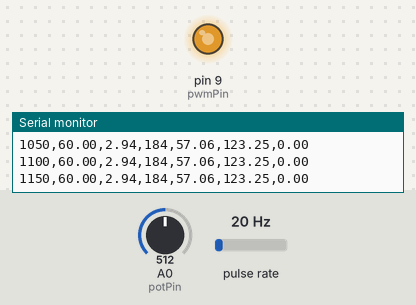
Simulated run of this sketch. Board: Arduino Uno, built with avr-gcc and run on an emulated ATmega328P. Parts: output pins drawn as LEDs (lit = HIGH), the last lines printed to the serial monitor. Wiring (inferred from the names in the program): pulse sensor: data pin 2. The inputs (shaded band) are chosen by the test bench; at power-on: pulse rate 20 Hz, A0 (potPin) = 512.

Above: at 1.2 s.
1.3 s: pulse rate (sensor on pin 2) set to 150 Hz
At 2.0 s:
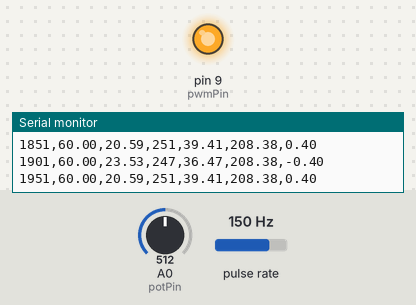
4.3 s: A0 (potPin) set to 122
At 5.9 s:
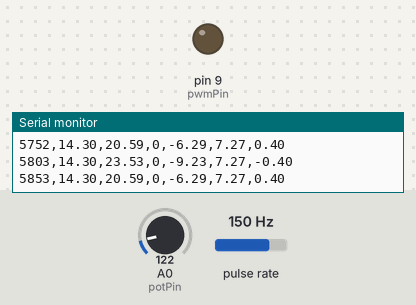
7.3 s: pulse rate (sensor on pin 2) set to 4 Hz
At 7.73 s:
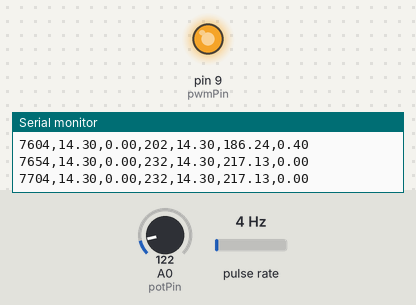
10.3 s: A0 (potPin) set to 265
At 10.9 s:
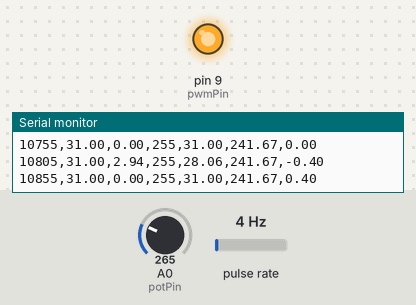
11.8 s: pulse rate (sensor on pin 2) set to 122 Hz
14.8 s: A0 (potPin) set to 40
Timing chart, 0 to 18.8 s (numbered marks = the images above; inputs shaded):
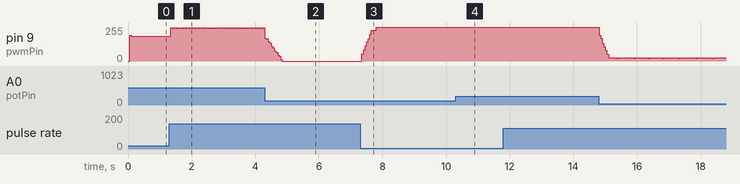

The sketch:

PWM.ino
```cpp
// Pines
const int pwmPin = 9;
const int encoderPinA = 2;
const int potPin = A0;

// Parámetros del sistema
const float R_max = 120.0;  // Velocidad máxima deseada (ej. RPM)
const float R_min = 0.0;
const float dt = 0.05;      // Tiempo entre ciclos (50 ms)

// Encoder
volatile long encoderCount = 0;
long lastEncoderCount = 0;

// PID
float referencia = 0;
float error = 0;
float integral = 0;
float tmpInt = 0;
float derivada = 0;
float lastError = 0;

// Constantes PID
float Kp = 1.08;   //original = 2.0, sintonizado 1.062
float Ki = 43.2;   //original = 1.0, sintonizado 28.320
float Kd = 0.00675;   //original = 1.0, sintonizado 0.010

unsigned long previousMillis = 0;

void setup() {
  Serial.begin(115200);  // Velocidad alta para graficar

  pinMode(pwmPin, OUTPUT);
  pinMode(encoderPinA, INPUT_PULLUP);

  attachInterrupt(digitalPinToInterrupt(encoderPinA), encoderISR, RISING);
}

void loop() {
  unsigned long currentMillis = millis();         //Se inicia la captura de tiempo
  if (currentMillis - previousMillis >= 50) {     //Se capturan periodos de 50 ms
    previousMillis = currentMillis;               //Se actualiza el último periodo para comparar con el actual

    // Leer potenciómetro y escalar
    int lecturaPot = analogRead(potPin);
    referencia = map(lecturaPot, 0, 1023, R_min * 10, R_max * 10) / 10.0;

    // Calcular velocidad (en pulsos por 50ms)
    long currentEncoder = encoderCount;           //Se toma el valor actual del encoder con la interrupción
    float velocidad = (currentEncoder - lastEncoderCount) / dt; //Se calcula la velocidad con v= delta_x/dt
    lastEncoderCount = currentEncoder;                          //Actualizamos el último valor del encoder

    // Convertir pulsos a RPM
    float PPR = 408.0;                                //Pulsos por rev, del encoder obtenidos de su resolución y tamaño de reductor
    float rpm = (velocidad / PPR) * 60.0;             //Cálculo de la velocidad en RPM

    // PID
    error = referencia - rpm;                         //Se calcula el error con los rpm de referencia y los reales
    float P = Kp * error;                             //Cálculo de la constante proporcional
    float D = Kd * ((error-lastError)/dt);            //Cálculo de la constante derivativa
    tmpInt  = integral + (error * dt);                //Valor temporal en la integral para evitar saturación
    float I = Ki * tmpInt;                            //Cálculo de la contante integral
    lastError = error;                                //Se actualiza el valor del último error

    float salida = P + I + D;                         //Salida sin anti-windup

    if(salida >= 0 && salida <= 255){                 //Anti-windup implementado en caso de que se sature el
      integral = tmpInt;                              //valor de la integral
      }else if((salida > 255 && error < 0) || (salida < 0 && error > 0)){
        integral = tmpInt;
        }

    int salidaPWM = constrain((int)(P + Ki*integral + D), 0, 255);     //Salida final al pin PWM del Arduino


    analogWrite(pwmPin, salidaPWM);                                    // PWM constante en una sola dirección

    // Datos para graficar
    Serial.print(currentMillis);
    Serial.print(",");
    Serial.print(referencia);
    Serial.print(",");
    Serial.print(rpm);
    Serial.print(",");
    Serial.print(salidaPWM);
    Serial.print(",");
    Serial.print(error, 2);
    Serial.print(",");
    Serial.print((Ki*integral));
    Serial.print(",");
    Serial.println(D);
  }
}

void encoderISR() {
  encoderCount++;  // Siempre incrementa,   solo gira en un sentido
}
```

Measured:
- after the input at 1.3 s, pin 9 (pwmPin): 184/255 → 248/255 after 0.05 s, then repeats every 0.10 s: 247/255 0.05 s, 251/255 0.05 s
- after the input at 10.3 s, pin 9 (pwmPin): stops changing and stays 255/255
